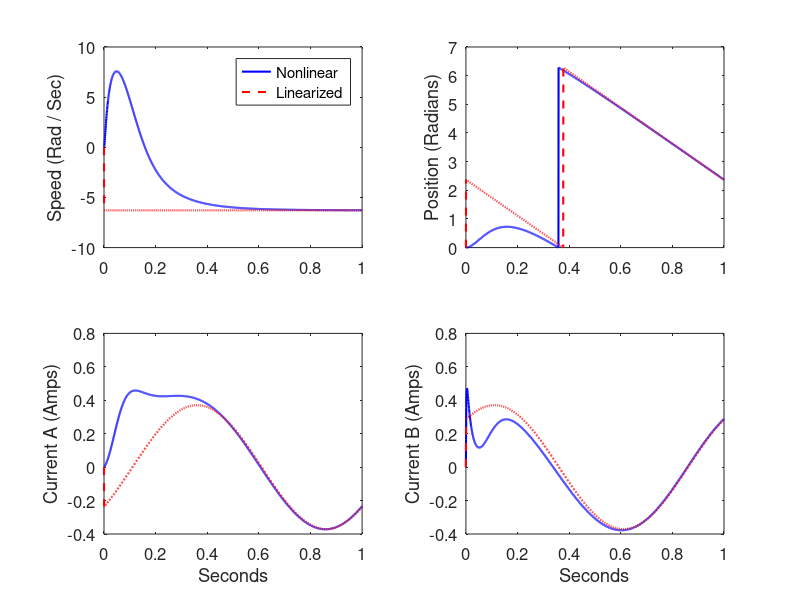

Recreate this plot in MATLAB.
function MotorSim(ControlChange)

% Two-phase step motor simulation.
% This file can be used to investigate the effects of linearization.
% If ControlChange = 0 then the nonlinear and linearized simulations should
% match exactly (in steady state). As ControlChange increases, the linearized simulation
% diverges more and more from the nonlinear simulation.

if ~exist('ControlChange', 'var')
    ControlChange = 0; % u-tilde
end

Ra = 1.9; % Winding resistance
L = 0.003; % Winding inductance
lambda = 0.1; % Motor constant
J = 0.00018; % Moment of inertia
B = 0.001; % Coefficient of viscous friction

dt = 0.0005; % Integration step size
tf = 1; % Simulation length 
Npoints = round(tf / dt) + 1;

x = [0; 0; 0; 0]; % Initial state
xlin = x; % Linearized approximation of state
w = 2 * pi; % Control input frequency

dx = x - xlin; % Difference between true state and linearized state

xArray = zeros(4, Npoints); % Allocate arrays for plotting
xlinArray = zeros(4, Npoints);
tArray = zeros(1, Npoints);

% Begin simulation loop
index = 0; % loop index
for t = 0 : dt : tf
    index = index + 1;
    xArray(:, index) = x;
    xlinArray(:, index) = xlin;
    tArray(index) = t;
    % Nonlinear simulation
    ua0 = sin(w*t); % nominal winding A control input
    ub0 = cos(w*t); % nominal winding B control input
    ua = (1 + ControlChange) * sin(w*t); % true winding A control input
    ub = (1 + ControlChange) * cos(w*t); % true winding B control input
    xdot = [-Ra/L*x(1) + x(3)*lambda/L*sin(x(4)) + ua/L;
        -Ra/L*x(2) - x(3)*lambda/L*cos(x(4)) + ub/L;
        -3/2*lambda/J*x(1)*sin(x(4)) + 3/2*lambda/J*x(2)*cos(x(4)) - B/J*x(3);
        x(3)];
    x = x + xdot * dt;
    x(4) = mod(x(4), 2*pi);
    % Linear simulation
    w0 = -6.2832; % nominal rotor speed
    theta0 = -6.2835 * t + 2.3679; % nominal rotor position
    ia0 = 0.3708 * cos(2*pi*(t-1.36)); % nominal winding a current
    ib0 = -0.3708 * sin(2*pi*(t-1.36)); % nominal winding b current
    du = [ua - ua0; ub - ub0]; % utilde
    A = [-Ra/L 0 lambda/L*sin(theta0) w0*lambda/L*cos(theta0);
        0 -Ra/L -lambda/L*cos(theta0) w0*lambda/L*sin(theta0);
        -3/2*lambda/J*sin(theta0) 3/2*lambda/J*cos(theta0) -B/J -3/2*lambda/J*(ia0*cos(theta0)+ib0*sin(theta0));
        0 0 1 0];
    Bmatrix = [1/L 0; 0 1/L; 0 0; 0 0];
    dxdot = A * dx + Bmatrix * du; % derivative of xtilde
    dx = dx + dxdot * dt; % xtilde calculation
    xlin = [ia0; ib0; w0; theta0] + dx; % linearized approximation of the nonlinear system state
    xlin(4) = mod(xlin(4), 2*pi);
end

close all
% Put all four plots in a single figure
figure
set(gcf,'Color','White'); 

subplot(2,2,1); hold on;
plot(tArray,xArray(3,:),'b-','LineWidth',1.5);
plot(tArray,xlinArray(3,:),'r--','LineWidth',1.5); 
set(gca,'FontSize',12); set(gca,'Box','on');
ylabel('Speed (Rad / Sec)');
legend('Nonlinear', 'Linearized');

subplot(2,2,2); hold on;
plot(tArray,xArray(4,:),'b-','LineWidth',1.5);
plot(tArray,xlinArray(4,:),'r--','LineWidth',1.5); 
set(gca,'FontSize',12); set(gca,'Box','on');
ylabel('Position (Radians)');

subplot(2,2,3); hold on;
plot(tArray,xArray(1,:),'b-','LineWidth',1.5);
plot(tArray,xlinArray(1,:),'r--','LineWidth',1.5); 
set(gca,'FontSize',12); set(gca,'Box','on');
xlabel('Seconds'); ylabel('Current A (Amps)');

subplot(2,2,4); hold on;
plot(tArray,xArray(2,:),'b-','LineWidth',1.5);
plot(tArray,xlinArray(2,:),'r--','LineWidth',1.5); 
set(gca,'FontSize',12); set(gca,'Box','on');
xlabel('Seconds'); ylabel('Current B (Amps)');
